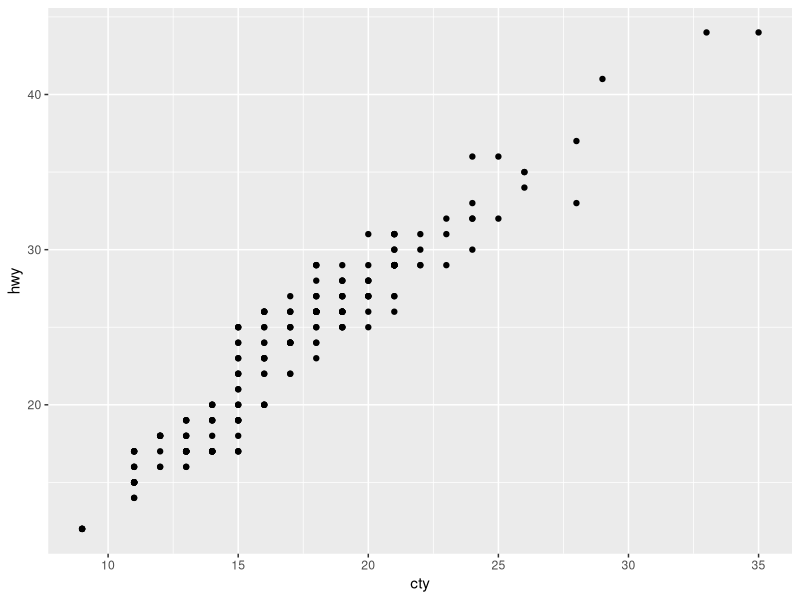
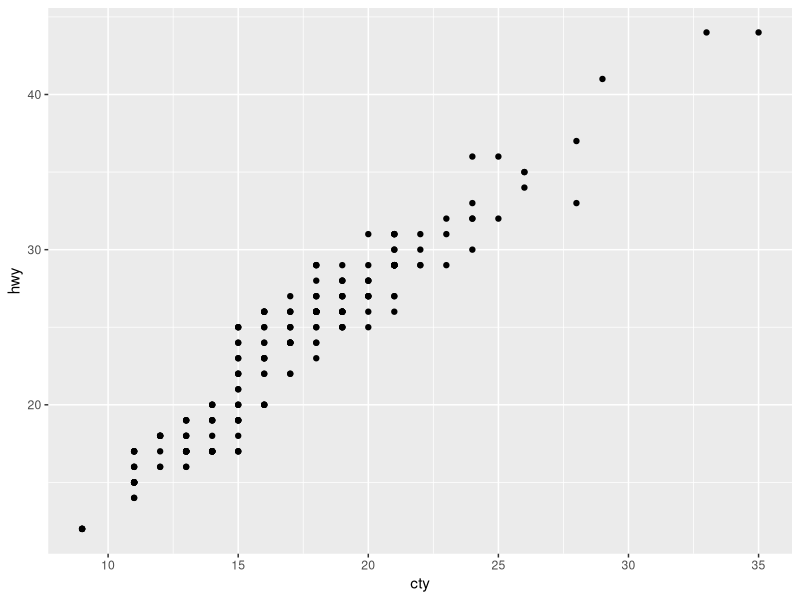
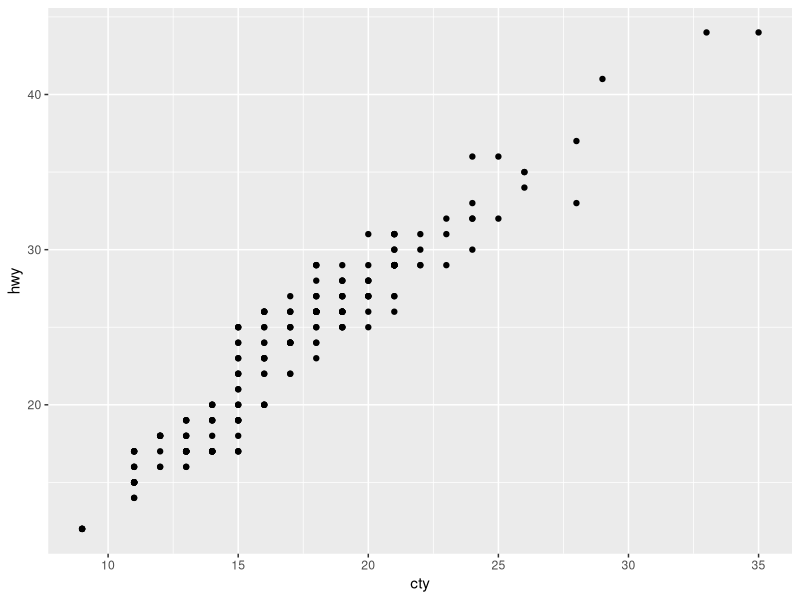
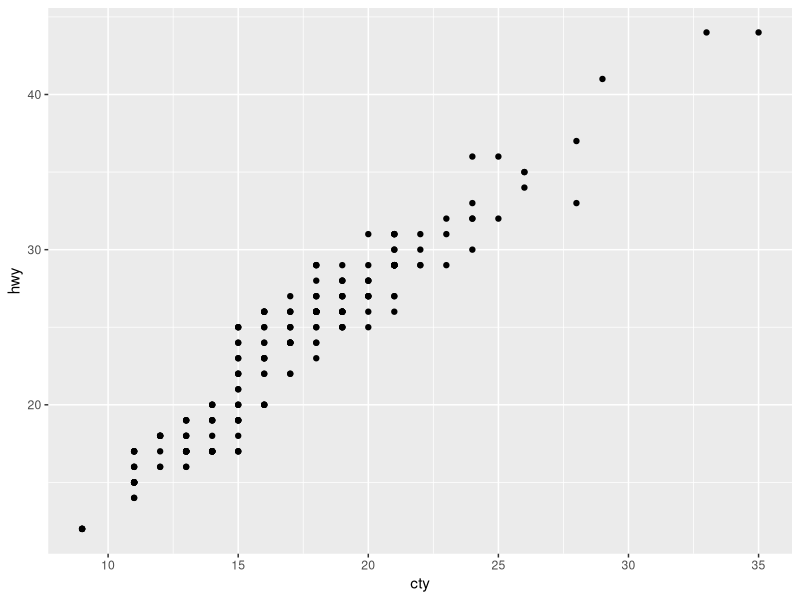
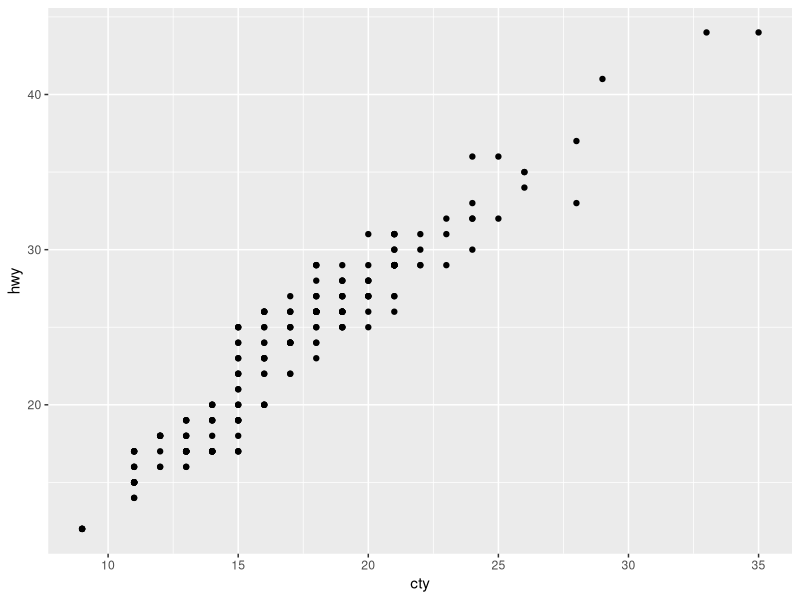

These charts were generated, in order, by the following R code: (Note: this script raises an error after producing the figures.)
# This is a script which walks you through basic ggplotting (in part A.)
# It is not giving you good advice for Visual Communication, just the technicalities with 
# the Grammar of Graphics.
# Later (in part B.) it very briefly introduces data wrangling with dplyr and piping 

# We need the tidyverse packages
library(tidyverse)

# A. How does a ggplot graphic work?
#
# We use the mpg dataset which is in the ggplot library
# Let us take a brief look into its variables and their meaning
glimpse(mpg)
?mpg

# This is the first plot in a basic specification
# We take cty = "city miles per gallon" as x and hwy = "highway miles per gallon" as y
ggplot(data = mpg) + geom_point(mapping = aes(x = cty, y = hwy))
# Compare to "The complete template" from the cheat sheet 
# https://raw.githubusercontent.com/rstudio/cheatsheets/main/data-visualization.pdf
# It has all the required elements.
# We specify the data in the ggplot command, and the aesthetics (what variable is x and what variable is y)
# as mapping in the geom-function geom_point 

# If you look at the function documentation of geom_point, you see that it also requires "data ="
?geom_point
# The ggplot-line above has no specification of data in geom_point?
# However, the "+" in ggplot specifies that specifications will be taken from the object defined before the +.
# Technically ggplot() creates an ggplot object (the graphic) and +geom_point() adds more information to it.
# So, the data was be taken from the ggplot call. 
# Note, that it also works this way
ggplot() + geom_point(data = mpg, mapping = aes(x = cty, y = hwy)) # Same as before ...
# But also this way
ggplot(data = mpg, mapping = aes(x = cty, y = hwy)) + geom_point() # Same as before ...
# The latter is the most common way. In principle, we can specify new data and aesthetics in each geom-function
# and sometimes this makes sense. Usually, we only have one dataset and one specification of aesthetics

# As common practice we can shorten the code and remove the "data = " and the "mapping = " 
# because the first argument will be taken as data (if not specified otherwise) and the second
# as mapping (if not specified otherwise) see function documentation
?ggplot
# So, the common short form is 
ggplot(mpg, aes(x = cty, y = hwy)) + geom_point() # Same as before ...

# But we can even remove the "x = " and "y = " if we look at the specification of aes()
?aes
# So, even shorter
ggplot(mpg, aes(cty, hwy)) + geom_point() # Same as before ...

# QUIZ: Do the following 7 lines work? If not, why not? If yes, why?
ggplot(aes(x = cty, y = hwy), mpg) + geom_point()
ggplot(aes(x = cty, y = hwy), data = mpg) + geom_point()
ggplot(mapping = aes(x = cty, y = hwy)) + geom_point(mpg)
ggplot() + geom_point(aes(x = cty, y = hwy))
ggplot(mpg,aes(cty, hwy)) + geom_point()
ggplot(mpg,aes(hwy, cty)) + geom_point()  # Is identical to the above?
ggplot(mpg,aes(y = hwy, x = cty)) + geom_point()  # Is identical to the above?


# There are more aesthetics, like color, shape, size, and fill. However these need to be specified and 
# cannot be left out. Let us color the manufacturer, and make size by cylinders
ggplot(mpg, aes(cty, hwy, color = manufacturer, size = cyl)) + geom_point()

# What do we see now in our graph? Some problems are:
# 1. There many manufacturers probably much more than the human eye can distinguish colors properly. 
# So, the graphic cannot serve users to really read information about manufacturers
# 2. Cylinder is mapped to size but the dots for "4" are much smaller than for "5", "6", "7". 
# This does not look proportional. But even when it were it is not idealy to clealy distinguish what is what. 
# At least it can communication the larger the more cylinders...
# 3. It seems like that many dots may be at the same location so the whole plot may suffer 
# from substantial overplotting! Maybe the whole type of geom-function geom_point is not that well chosen?
# 
# These three problems are all not technical problems of ggplot. The grammar of graphics works fine. 
# These are problems of EFFECTIVE/APPROPRIATE VISUALIZATION or more general, problems of 
# VISUAL COMMUNICATION. Becoming more proficient in the solution of these will be a core topic in the next weeks!

# Btw, this makes the area of the dots proportional to the underlying value (cylinders)
ggplot(mpg, aes(cty, hwy, color = manufacturer, size = cyl)) + geom_point() +
  scale_size_area()
# Btw, with geom_jitter every point is moved a bit at random and we may get a hunch from that 
# about how much overplotting there is
ggplot(mpg, aes(cty, hwy)) + geom_point() + geom_jitter(color = "green")

# Note, in the last call we did two new things:
# 1. We added another geom-function to an existing one. That is a core idea of the grammar of graphics.
# However, for a final version, we would probably not do geom_point together with geom_jitter.
# A typical example would be to add a summary statistic like geom_smooth
ggplot(mpg, aes(cty, hwy)) + geom_point() + geom_smooth()
# 2. We specified a color of points by name, the "red" dots in the geom_jitter. What is the difference to the 
# specification "color = manufacturer" before? The latter happened with an aes()-function and thus it maps  
# the variable values to different colors. This would not work outside of an aes()-function
ggplot(mpg, aes(cty, hwy)) + geom_point(color = manufacturer) # Throws an error!
# It would work as 
ggplot(mpg, aes(cty, hwy)) + geom_point(aes(color = manufacturer))
# Even more confusing can things like this be:
ggplot(mpg, aes(cty, hwy, color = "green")) + geom_point() # Shows dots supposed to be "green" in red?
# This is because "green" is taken here as the one an only variable value for all data points, and the color
# for this value is chosen by ggplot as redish by default.
# Correct in making dots green would be this
ggplot(mpg, aes(cty, hwy)) + geom_point(color = "green")

# Now we should consider again that ggplot() calls create an object, and we can assign it a name
our_plot <- ggplot(mpg, aes(cty, hwy)) + geom_point(aes(color = manufacturer))
# If we call this there is no output, but the graphic information is stored in the object our_plot
# As with other objects, when we write it in the console as such it provides an answer. In the case of 
# ggplot-objects the answer is not some printed text in the console but an output in the Viewer pane or similar
# (it may depend on your RStudio specification)
our_plot

# Such ggplot objects can be further altered by more "+...". For example
our_plot + geom_smooth()

# Following "The complete template" from the cheat sheet 
# https://raw.githubusercontent.com/rstudio/cheatsheets/main/data-visualization.pdf
# The next optional things to specify a ggplot-object are to 
# a. maybe do somethings with the coordinate system
our_plot + coord_flip() # flip x and y
our_plot + coord_polar() # weird here but useful for some things
# b. Do faceting based on another variable in the data
our_plot + facet_wrap("manufacturer")
our_plot + facet_grid(cyl ~ fl) # fl is the fuel type
# c. Do things with the scales of the various aesthetics
our_plot + scale_x_log10()
our_plot + scale_x_log10() + scale_y_reverse()
our_plot + scale_colour_hue(l = 70, c = 30)
# This includes axis limits and labeling
our_plot + xlim(c(0,40)) + 
  xlab("City miles per gallon") + ylab("Highway miles per gallon")
# d. Choose or modify themes
our_plot + theme_bw()
our_plot + theme_void()
our_plot + theme_dark()




# B. Data wrangling with dplyr and the pipe |>

# Often you need to do some modifications (cleaning, tidying, filtering, resizing, new variables,...) 
# with the data before plotting. This is called data wrangling and is done with the packages
# dplyr and tidyr
# Steps of data wrangling are often done one after the other using the pipe |>
# This is just a very short intro how a typical line looks. 

mpg |> filter(manufacturer == "audi") # This shall filter such that only the audi's remain in the dataset
# What is the pipe doing? 
# It takes the output of what is before the pipe (here `mpg`) and puts it as the first argument of the 
# function call behind the pipe (here the `filter(...)`).
# That means the line above is identical to 
filter(mpg, manufacturer == "audi")
# This works with all functions. You can do
c(2,3) |> sum()
# Which is the same as
sum(c(2,3))
# Or as the beginning of a quick visualization
mpg |> ggplot(aes(cty, hwy)) + geom_point()

# Why do we use piping? Let us look at the following line 
mpg |> 
  filter(manufacturer == "audi") |> # This we had already
  select(model, cty, hwy) |> # This selects only these three variables and removes the others
  mutate(avg = (cty + hwy)/2) |> # This computes the average of cty and hwy
  ggplot(aes(model,avg)) + geom_point() # This does a plot
# Without using the pipe this call would be 
ggplot(
  mutate(
    select(
      filter(mpg, manufacturer == "audi"), model, cty, hwy), 
    avg = (cty + hwy)/2), 
  aes(model,avg)) + 
  geom_point() # Does the same as before
# It is possible but quite nested. You find the dataset in the inner part of the construction and
# the specification of aes() for the ggplot is far away from where the function ggplot stands.
# Writing thing in the pipe-way is quite adapted to a typical data science way of thinking:
# You start with the data, you do some modifications step-by-step and may even end in a visualization
# Bonus: You do not produce several temporary objects which you often do not need further but which 
# may confuse you and bother you with finding new names all the time. 








